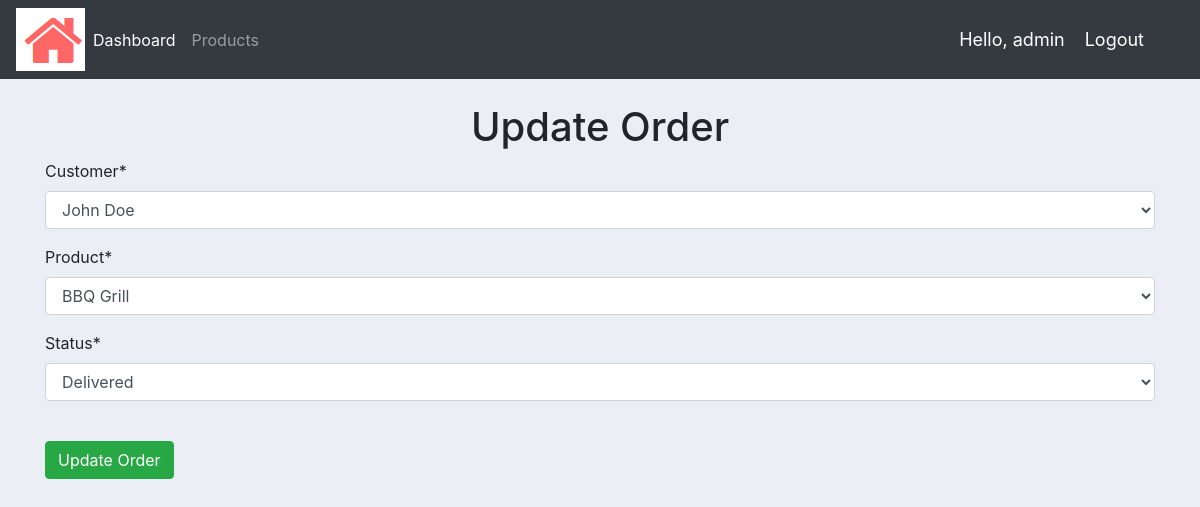
Page /account/update_order/4 (signed in) on the committed database.
### accounts/models.py (models this page shows)
class Order(models.Model):
    customer = models.ForeignKey(Customer, null = True, on_delete=models.SET_NULL)
    product = models.ForeignKey(Product, null= True,  on_delete=models.SET_NULL)
    STATUS = (
        ('Pending', 'Pending'),
        ('Out for delivery', 'Out for delivery'),
        ('Delivered', 'Delivered'),
    )
    date_created = models.DateField(auto_now_add=True)
    status = models.CharField(max_length =200, choices=STATUS)

### accounts/decorators.py (the view)
        def wrapper_func(request, *args, **kwargs):
            group = None
            if request.user.groups.exists():
                group = request.user.groups.all()[0].name
            if group in allowed_roles:
                return view_func(request, *args, **kwargs)
            else:
                return HttpResponse('You are not authorized')

### accounts/forms.py
class OrderFrom(ModelForm):
    class Meta:
        model = Order
        fields = '__all__'

### accounts/models.py (called while the page is built)
    def __str__(self):
        return self.name

    def __str__(self):
        return self.name

### accounts/views.py (called while the page is built)
@login_required(login_url='login')
@allowed_user(allowed_roles=['admin'])
def updateOrder(request, pk):
    order = Order.objects.get(id=pk)
    form = OrderFrom(instance=order)
    if request.method == 'POST':
        form = OrderFrom(request.POST, instance=order)
        if form.is_valid():
            form.save()
            return redirect('index')
    return render(request, 'accounts/updateOrder.html',{
        'form':form
    })

### accounts/templates/accounts/updateOrder.html (shortened to what this page needs)
{% extends 'accounts/base.html' %}
{% load crispy_forms_tags %}
{% block content %}
<br>
    <div class="container">
        <h1 align="center">Update Order</h1>
            <form action="" method="post" class="uniForm">
                {{form|crispy}}
<br>
                <input type="submit" value="Update Order" class="btn btn-success">
            </form>
</div>
{% endblock %}

### accounts/templates/accounts/navbar.html (shortened to what this page needs)
{% load static %}
<nav class="navbar navbar-expand-lg navbar-dark bg-dark">
    <img src="{% static 'images/logo.png' %}" alt="no img">
    <div class="collapse navbar-collapse" id="navbarNav">
      <ul class="navbar-nav">
        <li class="nav-item active">
          <a class="nav-link" href="{% url 'index' %}">Dashboard</a>
        </li>
        {% if user.is_staff %}
        <li class="nav-item">
          <a class="nav-link" href="{% url 'products' %}">Products</a>
        </li>
        {% endif %}
      </ul>
    </div>
    {% if user.is_authenticated %}
    <span class="username">Hello, {{request.user}}</span>
    <span class="username"><a class="username" href="{% url 'logout' %}">Logout</a></span>
    {% endif %}
  </nav>

### static/css/main.css (style rules this page uses)
body { background-color: #ebeff5; }

### accounts/templates/accounts/navbar.html (style rules this page uses)
.username { font-size: 18px; color: white; margin-right: 20px; }

### rows in the picture
Order: customer "John Doe", product "BBQ Grill", status "Delivered"

### other values in the picture
{{ request.user }} "admin"
